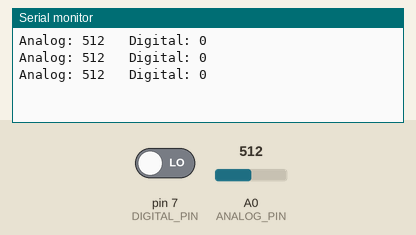
Simulated run of this sketch. Board: Arduino Uno, built with avr-gcc and run on an emulated ATmega328P. Parts: the last lines printed to the serial monitor. Inputs (shaded band) come from the test bench; at power-on: A0 (ANALOG_PIN) = 512, pin 7 (DIGITAL_PIN) LOW.

Above: at 1.3 s.
1.4 s: A0 (ANALOG_PIN) set to 716
At 1.9 s:
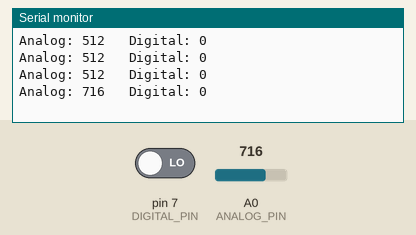
2.9 s: pin 7 (DIGITAL_PIN) driven HIGH
At 3.4 s:
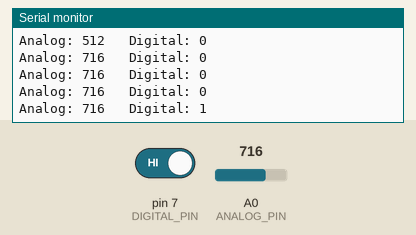
4.4 s: A0 (ANALOG_PIN) set to 900
At 4.9 s:
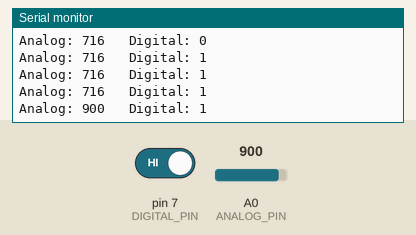
5.9 s: pin 7 (DIGITAL_PIN) driven LOW
At 6.4 s:
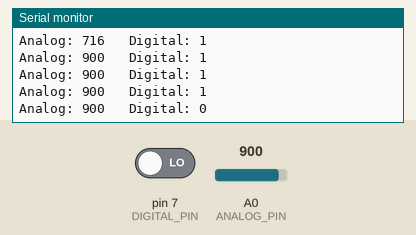
Timing chart, 0 to 8.4 s (numbered marks = the images above; inputs shaded):
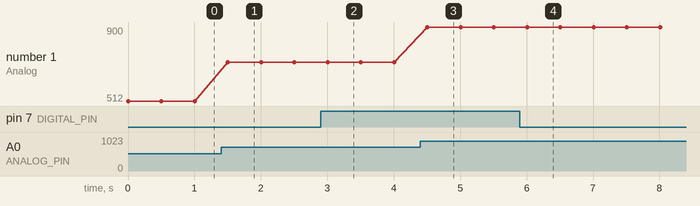

Measured:
- after the input at 1.4 s, the serial monitor: prints a new line after 0.10 s (image 1)
- after the input at 2.9 s, the serial monitor: prints a new line after 0.10 s (image 2)
- after the input at 4.4 s, the serial monitor: prints a new line after 0.11 s (image 3)
- after the input at 5.9 s, the serial monitor: prints a new line after 0.11 s (image 4)
- plotted number 1: 512 → 716 after the input at 1.4 s, 716 → 900 after the input at 4.4 s

The sketch:

sketch_feb14a.ino
```cpp
const int ANALOG_PIN  = A0;
const int DIGITAL_PIN = 7;

void setup() {
  Serial.begin(9600);
  pinMode(DIGITAL_PIN, INPUT);
}

void loop() {
  int analogValue  = analogRead(ANALOG_PIN);
  int digitalValue = digitalRead(DIGITAL_PIN);

  // Return to start of line
  Serial.print("\r");

  // Print fresh content
  Serial.print("Analog: ");
  Serial.print(analogValue);
  Serial.print("   Digital: ");
  Serial.println(digitalValue);

  delay(500);
}
```
